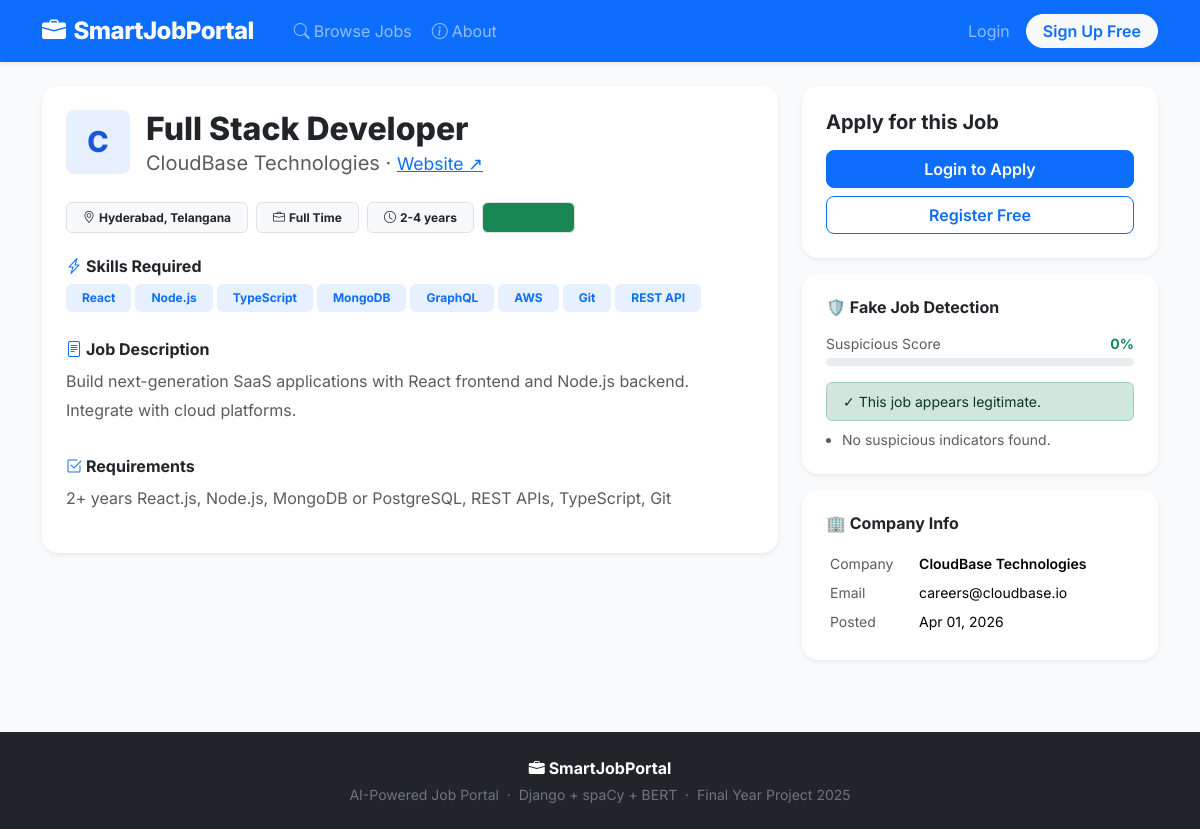
The app's page /jobs/2/ with its own data.
### jobportal/models.py (models this page shows, shortened)
class Job(models.Model):
    EMPLOYMENT_TYPES = [
        ('full_time','Full Time'), ('part_time','Part Time'),
        ('internship','Internship'), ('contract','Contract'), ('remote','Remote'),
    ]
    title               = models.CharField(max_length=200)
    company             = models.CharField(max_length=200)
    company_email       = models.EmailField()
    company_website     = models.URLField(blank=True)
    location            = models.CharField(max_length=100)
    employment_type     = models.CharField(max_length=20, choices=EMPLOYMENT_TYPES, default='full_time')
    description         = models.TextField()
    requirements        = models.TextField(blank=True)
    skills_required     = models.TextField()
    experience_required = models.CharField(max_length=50, default='0-1 years')
    salary_min          = models.PositiveIntegerField(default=0)
    salary_max          = models.PositiveIntegerField(default=0)
    posted_by           = models.ForeignKey(User, on_delete=models.CASCADE, related_name='posted_jobs')
    is_active           = models.BooleanField(default=True)
    posted_at           = models.DateTimeField(auto_now_add=True)
    deadline            = models.DateField(null=True, blank=True)
    fake_probability    = models.FloatField(default=0.0)
    fake_reasons        = models.TextField(blank=True)
    class Meta:
        ordering = ['-posted_at']
    def skills_list(self):
        return [s.strip() for s in self.skills_required.split(',') if s.strip()]
    def fake_reasons_list(self):
        try:    return json.loads(self.fake_reasons)
        except: return []

### jobportal/views.py (the view)
# urls.py: path('jobs/<int:job_id>/',             views.job_detail,      name='job_detail'),
def job_detail(request, job_id):
    job = get_object_or_404(Job, id=job_id, is_active=True)
    has_applied, application = False, None
    if request.user.is_authenticated:
        application = Application.objects.filter(applicant=request.user,job=job).first()
        has_applied = application is not None
    return render(request, 'jobportal/job_detail.html', {
        'job':job,'skills_list':job.skills_list(),'fake_reasons':job.fake_reasons_list(),
        'has_applied':has_applied,'application':application,
    })

### templates/jobportal/job_detail.html (shortened to what this page needs)
{% extends 'base.html' %}{% block title %}{{ job.title }} – SmartJobPortal{% endblock %}
{% block content %}
<div class="container py-4">
  <div class="row g-4">
    <div class="col-lg-8">
      <div class="card border-0 shadow-sm rounded-4 p-4 mb-4">
        <div class="d-flex gap-3 mb-4 align-items-start">
          <div class="rounded-3 bg-primary bg-opacity-10 d-flex align-items-center justify-content-center flex-shrink-0" style="width:64px;height:64px;font-size:1.8rem;font-weight:800;color:#1a56db">{{ job.company.0|upper }}</div>
          <div><h2 class="fw-800 mb-0">{{ job.title }}</h2><div class="text-muted fs-5">{{ job.company }}{% if job.company_website %} · <a href="{{ job.company_website }}" target="_blank" class="text-primary small">Website ↗</a>{% endif %}</div></div>
        </div>
        <div class="d-flex flex-wrap gap-2 mb-4">
          <span class="badge bg-light text-dark border px-3 py-2"><i class="bi bi-geo-alt me-1"></i>{{ job.location }}</span>
          <span class="badge bg-light text-dark border px-3 py-2"><i class="bi bi-briefcase me-1"></i>{{ job.get_employment_type_display }}</span>
          <span class="badge bg-light text-dark border px-3 py-2"><i class="bi bi-clock me-1"></i>{{ job.experience_required }}</span>
          {% if job.salary_max %}<span class="badge bg-success bg-opacity-15 text-success border px-3 py-2">₹{{ job.salary_min }}–{{ job.salary_max }} LPA</span>{% endif %}
        </div>
        <h6 class="fw-700 mb-2"><i class="bi bi-lightning-charge text-primary me-1"></i>Skills Required</h6>
        <div class="mb-4">{% for s in skills_list %}<span class="badge bg-primary bg-opacity-10 text-primary me-1 mb-1 px-3 py-2">{{ s }}</span>{% endfor %}</div>
        <h6 class="fw-700 mb-2"><i class="bi bi-file-text text-primary me-1"></i>Job Description</h6>
        <p class="text-muted" style="white-space:pre-line;line-height:1.8">{{ job.description }}</p>
        {% if job.requirements %}<h6 class="fw-700 mb-2 mt-3"><i class="bi bi-check2-square text-primary me-1"></i>Requirements</h6><p class="text-muted" style="white-space:pre-line;line-height:1.8">{{ job.requirements }}</p>{% endif %}
      </div>
    </div>
    <div class="col-lg-4">
      <div class="card border-0 shadow-sm rounded-4 p-4 mb-3">
        {% if has_applied %}
        <div class="text-center"><div class="display-4 mb-2">✅</div><h5 class="fw-700">Applied!</h5><p class="text-muted small">Status: <strong>{{ application.get_status_display }}</strong></p>
        {% if application.analysis %}<a href="{% url 'analysis_result' application.id %}" class="btn btn-primary w-100 rounded-3"><i class="bi bi-bar-chart me-2"></i>View AI Analysis</a>{% endif %}</div>
        {% elif user.is_authenticated %}
        <h5 class="fw-700 mb-3">Apply for this Job</h5>
        <p class="text-muted small mb-3">AI instantly analyses your resume after applying.</p>
        <a href="{% url 'apply_job' job.id %}" class="btn btn-primary w-100 py-2 rounded-3 fw-600"><i class="bi bi-send me-2"></i>Apply + Get AI Analysis</a>
        {% else %}
        <h5 class="fw-700 mb-3">Apply for this Job</h5>
        <a href="{% url 'login' %}?next={% url 'apply_job' job.id %}" class="btn btn-primary w-100 mb-2 rounded-3">Login to Apply</a>
        <a href="{% url 'register' %}" class="btn btn-outline-primary w-100 rounded-3">Register Free</a>
        {% endif %}
      </div>
      <div class="card border-0 shadow-sm rounded-4 p-4 mb-3">
        <h6 class="fw-700 mb-3">🛡️ Fake Job Detection</h6>
        <div class="d-flex justify-content-between mb-1 small"><span class="text-muted">Suspicious Score</span>
        <strong class="{% if job.fake_probability >= 60 %}text-danger{% elif job.fake_probability >= 30 %}text-warning{% else %}text-success{% endif %}">{{ job.fake_probability|floatformat:0 }}%</strong></div>
        <div class="progress mb-3" style="height:8px"></div>
        {% if job.fake_probability >= 60 %}<div class="alert alert-danger py-2 small mb-2">⚠ High risk! Research this company carefully.</div>
        {% elif job.fake_probability >= 30 %}<div class="alert alert-warning py-2 small mb-2">⚠ Some red flags. Verify before applying.</div>
        {% else %}<div class="alert alert-success py-2 small mb-2">✓ This job appears legitimate.</div>{% endif %}
        {% if fake_reasons %}<ul class="small text-muted ps-3 mb-0">{% for r in fake_reasons %}<li>{{ r }}</li>{% endfor %}</ul>{% endif %}
      </div>
      <div class="card border-0 shadow-sm rounded-4 p-4">
        <h6 class="fw-700 mb-3">🏢 Company Info</h6>
        <table class="table table-borderless table-sm small mb-0">
          <tr><td class="text-muted">Company</td><td class="fw-600">{{ job.company }}</td></tr>
          <tr><td class="text-muted">Email</td><td>{{ job.company_email }}</td></tr>
          <tr><td class="text-muted">Posted</td><td>{{ job.posted_at|date:"M d, Y" }}</td></tr>
        </table>
      </div>
    </div>
  </div>
</div>
{% endblock %}

### static/css/main.css (style rules this page uses)
body { font-family: 'Inter', sans-serif; background: #f8fafc; color: #111827; }
.fw-600 { font-weight: 600 !important; }
.fw-700 { font-weight: 700 !important; }
.fw-800 { font-weight: 800 !important; }
.btn { font-weight: 600; }

### records on screen
Job: company.0 "C", title "Full Stack Developer", company "CloudBase Technologies", location "Hyderabad, Telangana", employment_type "Full Time", experience_required "2-4 years", description "Build next-generation SaaS applications with React frontend and Node.js backend. Integrate with cloud platforms.", requirements "2+ years React.js, Node.js, MongoDB or PostgreSQL, REST APIs, TypeScript, Git", fake_probability "0", company_email "careers@cloudbase.io", posted_at "Apr 01, 2026"

### other values on screen
{{ s }} "React" "Node.js" "TypeScript" "MongoDB" "GraphQL" "AWS" "Git" "REST API"
{{ r }} "No suspicious indicators found."
